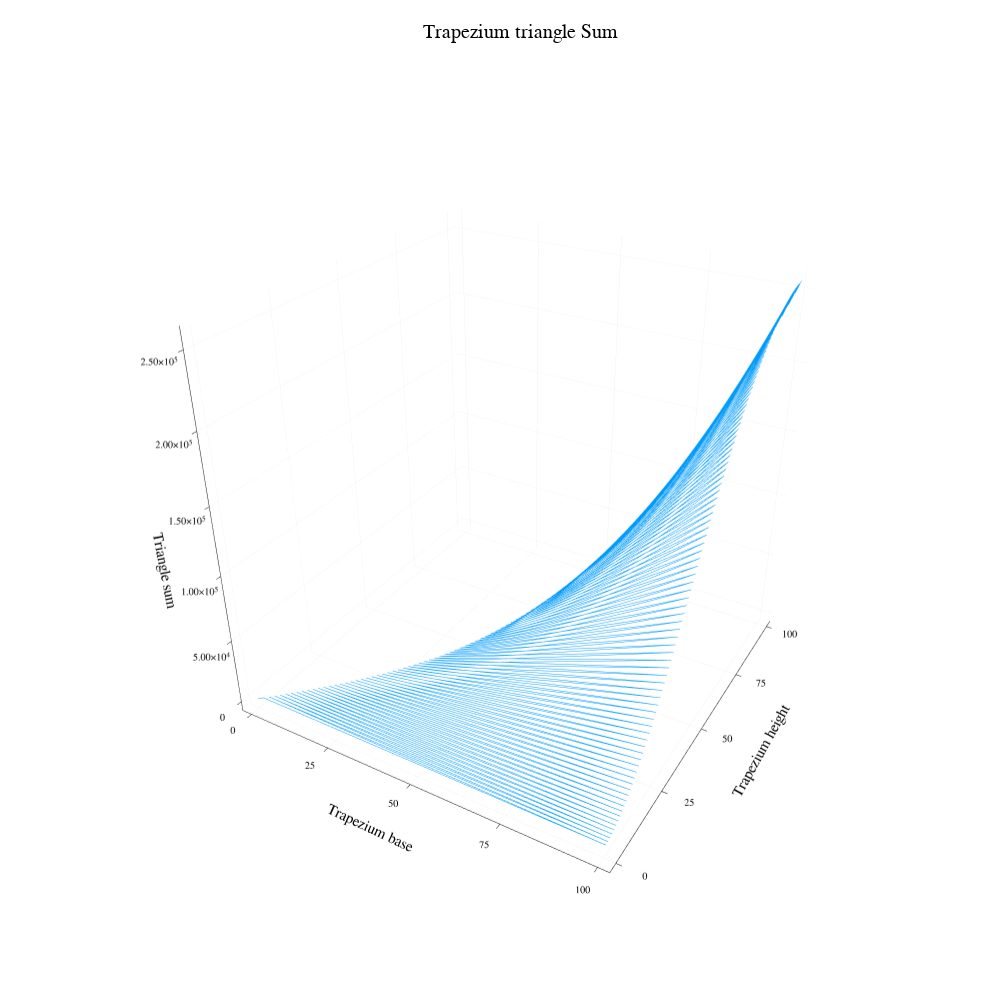

The notebook cell this image was saved under:
### Code cell
plotly()
plt2= Plots.plot3d(x,y,z,
     seriestype=:scatter, markersize = 2, size=(1000,1000),title = "Trapezium triangle Sum", xlabel= "Trapezium base", ylabel= "Trapezium height", zlabel= "Triangle sum", legend = false)
display(plt2)

### Figure 1 — Plotly figure (JSON) as saved in the notebook; plotly's stock layout.template omitted (floating-point values rounded to 4 significant figures; data arrays with more than 128 entries replaced by an {"elided": "..."} marker saying what was removed)
{"data": [{"colorbar": {"title": ""}, "legendgroup": "y1", "line": {"color": "rgba(0, 154, 250, 1.000)", "dash": "solid", "shape": "linear", "width": 1}, "mode": "lines", "name": "y1", "scene": "scene", "showlegend": true, "type": "scatter3d", "x": {"elided": "5051 int values"}, "xaxis": "x", "y": {"elided": "5051 int values"}, "yaxis": "y", "z": {"elided": "5051 int values"}, "zaxis": "z", "zmax": null, "zmin": null}], "layout": {"annotations": [{"font": {"color": "rgba(0, 0, 0, 1.000)", "family": "sans-serif", "size": 20}, "rotation": 0, "showarrow": false, "text": "Trapezium triangle Sum", "x": 0.521, "xanchor": "center", "xref": "paper", "y": 1, "yanchor": "top", "yref": "paper"}], "height": 1000, "margin": {"b": 20, "l": 0, "r": 0, "t": 20}, "paper_bgcolor": "rgba(255, 255, 255, 1.000)", "plot_bgcolor": "rgba(255, 255, 255, 1.000)", "scene": {"camera": {"eye": {"x": 1.126, "y": -1.95, "z": 1.3}}, "domain": {"x": [0.04588, 0.9961], "y": [0.03033, 0.9766]}, "xaxis": {"gridcolor": "rgba(0, 0, 0, 0.100)", "gridwidth": 0.5, "linecolor": "rgba(0, 0, 0, 1.000)", "mirror": false, "range": [-3, 103], "showgrid": true, "showline": true, "showticklabels": true, "tickangle": 0, "tickcolor": "rgb(0, 0, 0)", "tickfont": {"color": "rgba(0, 0, 0, 1.000)", "family": "sans-serif", "size": 11}, "tickmode": "array", "ticks": "inside", "ticktext": ["0", "25", "50", "75", "100"], "tickvals": [0, 25, 50, 75, 100], "title": "Trapezium base", "titlefont": {"color": "rgba(0, 0, 0, 1.000)", "family": "sans-serif", "size": 15}, "type": "-", "visible": true, "zeroline": false, "zerolinecolor": "rgba(0, 0, 0, 1.000)"}, "yaxis": {"gridcolor": "rgba(0, 0, 0, 0.100)", "gridwidth": 0.5, "linecolor": "rgba(0, 0, 0, 1.000)", "mirror": false, "range": [-3, 103], "showgrid": true, "showline": true, "showticklabels": true, "tickangle": 0, "tickcolor": "rgb(0, 0, 0)", "tickfont": {"color": "rgba(0, 0, 0, 1.000)", "family": "sans-serif", "size": 11}, "tickmode": "array", "ticks": "inside", "ticktext": ["0", "25", "50", "75", "100"], "tickvals": [0, 25, 50, 75, 100], "title": "Trapezium height", "titlefont": {"color": "rgba(0, 0, 0, 1.000)", "family": "sans-serif", "size": 15}, "type": "-", "visible": true, "zeroline": false, "zerolinecolor": "rgba(0, 0, 0, 1.000)"}, "zaxis": {"gridcolor": "rgba(0, 0, 0, 0.100)", "gridwidth": 0.5, "linecolor": "rgba(0, 0, 0, 1.000)", "mirror": false, "range": [-7688.0, 264000.0], "showgrid": true, "showline": true, "showticklabels": true, "tickangle": 0, "tickcolor": "rgb(0, 0, 0)", "tickfont": {"color": "rgba(0, 0, 0, 1.000)", "family": "sans-serif", "size": 11}, "tickmode": "array", "ticks": "inside", "ticktext": ["0", "5.00×10<sup>4</sup>", "1.00×10<sup>5</sup>", "1.50×10<sup>5</sup>", "2.00×10<sup>5</sup>", "2.50×10<sup>5</sup>"], "tickvals": [0, 50000, 100000, 150000, 200000, 250000], "title": "Triangle sum", "titlefont": {"color": "rgba(0, 0, 0, 1.000)", "family": "sans-serif", "size": 15}, "type": "-", "visible": true, "zeroline": false, "zerolinecolor": "rgba(0, 0, 0, 1.000)"}}, "showlegend": false, "width": 1000}}
